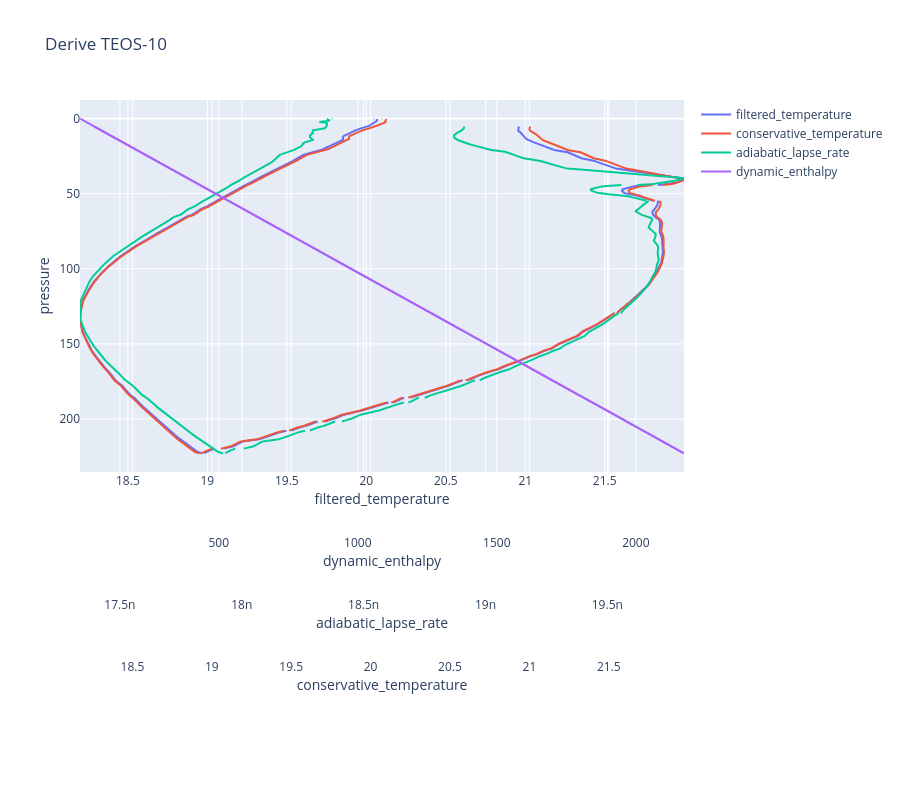

Notebook code cell kept with this figure:
### Code cell
adiabatic_lapse_rate = gsw.adiabatic_lapse_rate_from_CT(
    SA=ds["absolute_salinity"].values,
    CT=ds["conservative_temperature"].values,
    p=ds["pressure"].values,
)

ds["adiabatic_lapse_rate"] = ("scan", adiabatic_lapse_rate)

dynamic_enthalpy = gsw.dynamic_enthalpy(
    SA=ds["absolute_salinity"].values,
    CT=ds["conservative_temperature"].values,
    p=ds["pressure"].values,
)

ds["dynamic_enthalpy"] = ("scan", dynamic_enthalpy)

plot(
    dataset=ds,
    title="Derive TEOS-10",
    x_names=[
        "filtered_temperature",
        "conservative_temperature",
        "adiabatic_lapse_rate",
        "dynamic_enthalpy",
    ],
    x_bounds={},
)

### Figure 1 — Plotly figure (JSON) as saved in the notebook; plotly's stock layout.template omitted (floating-point values rounded to 4 significant figures; data arrays with more than 128 entries replaced by an {"elided": "..."} marker saying what was removed)
{"data": [{"name": "filtered_temperature", "type": "scatter", "x": {"elided": "3069 float values"}, "xaxis": "x", "y": {"elided": "3069 float values"}}, {"name": "conservative_temperature", "type": "scatter", "x": {"elided": "3069 float values"}, "xaxis": "x2", "y": {"elided": "3069 float values"}}, {"name": "adiabatic_lapse_rate", "type": "scatter", "x": {"elided": "3069 float values"}, "xaxis": "x3", "y": {"elided": "3069 float values"}}, {"name": "dynamic_enthalpy", "type": "scatter", "x": {"elided": "3069 float values"}, "xaxis": "x4", "y": {"elided": "3069 float values"}}], "layout": {"height": 800, "title": {"text": "Derive TEOS-10"}, "xaxis": {"domain": [0, 1], "title": {"standoff": 5, "text": "filtered_temperature"}}, "xaxis2": {"overlaying": "x", "position": 0.1, "title": {"standoff": 5, "text": "conservative_temperature"}}, "xaxis3": {"overlaying": "x", "position": 0.2, "title": {"standoff": 5, "text": "adiabatic_lapse_rate"}}, "xaxis4": {"overlaying": "x", "position": 0.3, "title": {"standoff": 5, "text": "dynamic_enthalpy"}}, "yaxis": {"autorange": "reversed", "domain": [0.4, 1], "position": 0, "title": {"standoff": 5, "text": "pressure"}}, "yaxis2": {"overlaying": "y", "position": 0.1, "title": {"standoff": 5, "text": ""}}, "yaxis3": {"overlaying": "y", "position": 0.2, "title": {"standoff": 5, "text": ""}}, "yaxis4": {"overlaying": "y", "position": 0.3, "title": {"standoff": 5, "text": ""}}}}
